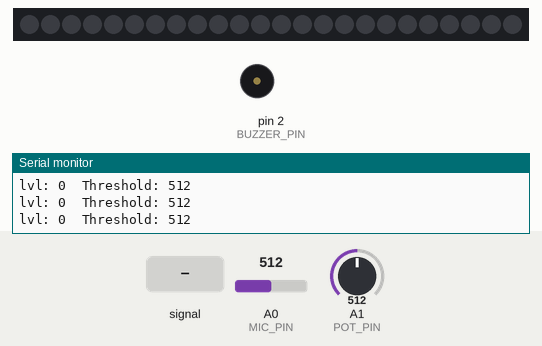
Simulated run of this sketch. Board: Arduino Uno, built with avr-gcc and run on an emulated ATmega328P. On the bench: 24 RGB LEDs in strip order, left to right, buzzer (waves = sounding, pin HIGH), the last lines printed to the serial monitor. The test bench sets the inputs (shaded band); at power-on: A1 (POT_PIN) = 512, A0 (MIC_PIN) = 512. Dim RGB values are drawn brighter than linear.

Above: at 1.2 s.
1.3 s: A0 (MIC_PIN) fed a 2 Hz sine of ±306 counts around its level
At 2.07 s:
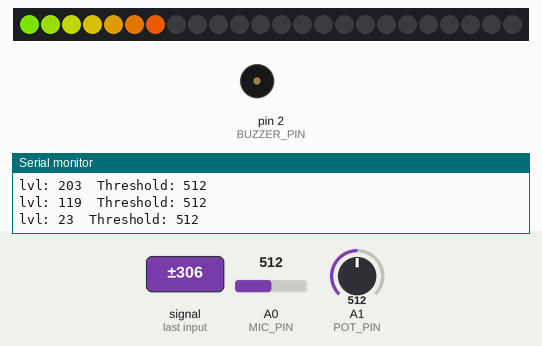
3.3 s: A1 (POT_PIN) set to 75
At 3.52 s:
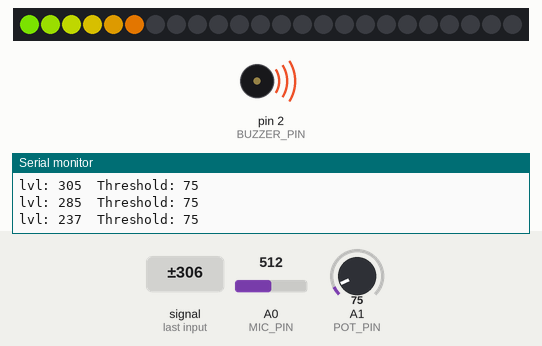
5.8 s: A0 (MIC_PIN) fed a 200 Hz sine of ±255 counts around its level
At 6.47 s:
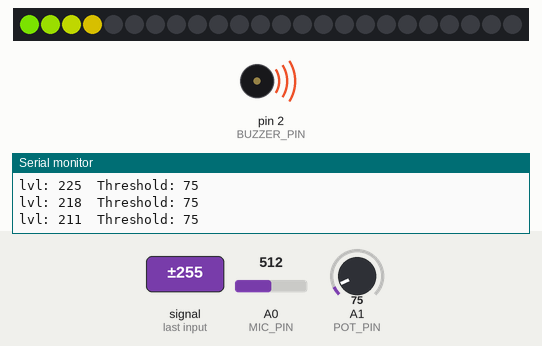
8.8 s: A0 (MIC_PIN) set to 160
At 9.1 s:
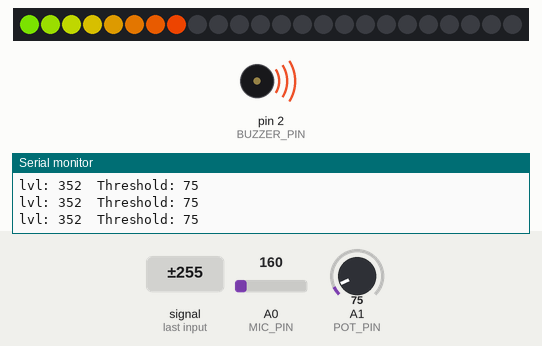
10.3 s: A0 (MIC_PIN) set to 122
11.8 s: A1 (POT_PIN) set to 374
14.8 s: A1 (POT_PIN) set to 408
At 15.6 s:
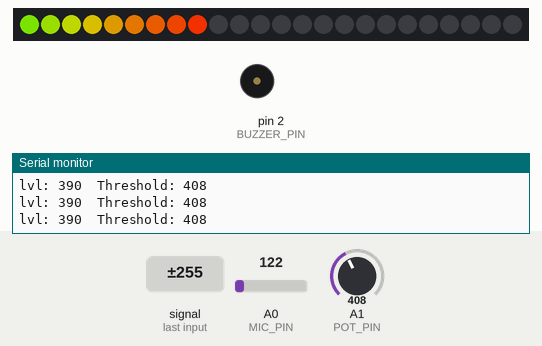
Timing chart, 0 to 17.8 s (numbered marks = the images above; inputs shaded):
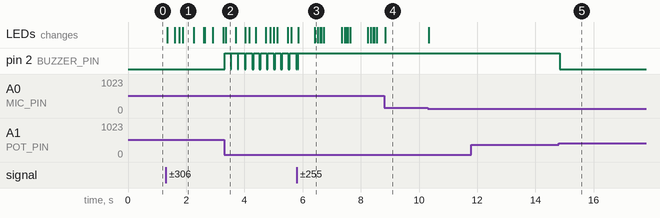

Measured:
- the behaviour switches between 390 and 391 on A1 (POT_PIN) (found by bisection; images 4 and 5)
- after the input at 1.3 s, the LEDs: first change after 0.05 s (image 1 shows a later state)
- after the input at 3.3 s, pin 2 (BUZZER_PIN): alternates HIGH for 0.20 s and LOW for 0.05 s, starting at once
- after the input at 8.8 s, the LEDs: change at once (image 4)
- after the input at 14.8 s, pin 2 (BUZZER_PIN): HIGH → LOW at once

The sketch:

NoisyClassAlarm.ino
```cpp
#include <Adafruit_NeoPixel.h>

#define N_PIXELS  24  // Number of pixels in strand
#define MIC_PIN   A0  // Microphone is attached to this analog pin
#define LED_PIN   3  // NeoPixel LED strand is connected to this pin
#define POT_PIN   A1  // Potentiometer is attached to this analog pin
#define BUZZER_PIN 2  // Buzzer is attached to this digital pin

int threshold = 0;
int lvl = 0;
Adafruit_NeoPixel strip = Adafruit_NeoPixel(N_PIXELS, LED_PIN, NEO_GRB + NEO_KHZ800);

void setup() {
  pinMode(BUZZER_PIN, OUTPUT);  // Set buzzer pin as output
  pinMode(POT_PIN, INPUT);      // Set potentiometer pin as input
  Serial.begin(9600);           // Initialize Serial communication for debugging
  strip.begin();
}

void loop() {
  // Read the potentiometer value
  threshold = analogRead(POT_PIN);

  // Read the microphone level
  int n = analogRead(MIC_PIN);
  lvl = abs(n - 512);

  // Debugging: Output values to Serial Monitor
  Serial.print("lvl: "); Serial.print(lvl);
  Serial.print("\tThreshold: "); Serial.println(threshold);

  // Buzzer logic
  if (lvl >= threshold) {
    digitalWrite(BUZZER_PIN, HIGH);
  } else {
    digitalWrite(BUZZER_PIN, LOW);
  }

  // LED logic
  int height = map(lvl, 0, 1023, 0, N_PIXELS);
  for(int i = 0; i < N_PIXELS; i++) {
    if(i < height) {
      strip.setPixelColor(i, Wheel(map(i, 0, N_PIXELS - 1, 30, 150)));
    } else {
      strip.setPixelColor(i, 0);
    }
  }
  strip.show();
}

uint32_t Wheel(byte WheelPos) {
  if(WheelPos < 85) {
    return strip.Color(WheelPos * 3, 255 - WheelPos * 3, 0);
  } else if(WheelPos < 170) {
    WheelPos -= 85;
    return strip.Color(255 - WheelPos * 3, 0, WheelPos * 3);
  } else {
    WheelPos -= 170;
    return strip.Color(0, WheelPos * 3, 255 - WheelPos * 3);
  }
}
```
